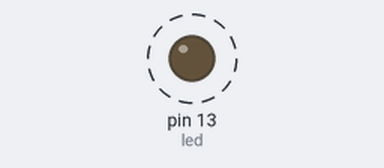
This sketch was run on a simulated Arduino Uno, built with avr-gcc and run on an emulated ATmega328P. Parts: output pins drawn as LEDs (lit = HIGH). Dashed ring = blinking. What the sketch prints to the serial monitor is not drawn.

Above: at 0.5 s.
Timing chart, 0 to 4.6 s (numbered marks = the images above):
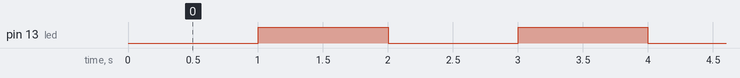

The sketch:

ej1.ino
```cpp
#include <TimerOne.h>

const int led = 13;

volatile unsigned long contador = 0;
int estado = LOW;

void setup(void)
{
  pinMode(led, OUTPUT);
  digitalWrite(led,estado);
  Timer1.initialize(1000000);  //esta en microsegundos
  Timer1.attachInterrupt(blinkLED); // activa interrupcion del timer1
  Serial.begin(9600);
}

void loop(void)
{


}

void blinkLED(void)
{
  if (estado == LOW) {
    estado = HIGH;
    contador++;  // increase when LED turns on
    Serial.print("# Veces que se enciende = ");
    Serial.println(contador);

  } else {
    estado = LOW;
  }
  digitalWrite(led, estado);

}
```

Measured:
- by itself, pin 13 (led): alternates HIGH for 1.0 s and LOW for 1.0 s
